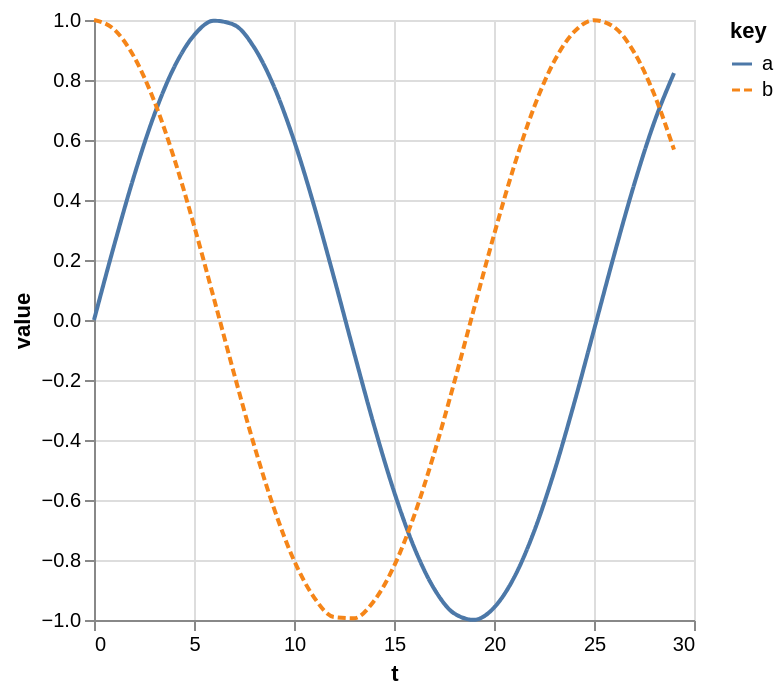

Express this chart as Vega-Lite.
### Vega-Lite specification from a JSON file in a GitHub repository (floating-point values rounded to 4 significant figures)
{"config": {"view": {"continuousWidth": 300, "continuousHeight": 300}}, "data": {"name": "data-c07d8dedcdf6acbedcfd7adcbb756853"}, "mark": {"type": "line", "interpolate": "monotone"}, "encoding": {"color": {"field": "key", "type": "nominal"}, "strokeDash": {"field": "key", "type": "nominal"}, "x": {"field": "t", "type": "quantitative"}, "y": {"field": "value", "type": "quantitative"}}, "transform": [{"fold": ["a", "b"]}], "$schema": "https://vega.github.io/schema/vega-lite/v5.8.0.json", "datasets": {"data-c07d8dedcdf6acbedcfd7adcbb756853": [{"t": 0, "a": 0.0, "b": 1.0}, {"t": 1, "a": 0.2474, "b": 0.9689}, {"t": 2, "a": 0.4794, "b": 0.8776}, {"t": 3, "a": 0.6816, "b": 0.7317}, {"t": 4, "a": 0.8415, "b": 0.5403}, {"t": 5, "a": 0.949, "b": 0.3153}, {"t": 6, "a": 0.9975, "b": 0.07074}, {"t": 7, "a": 0.984, "b": -0.1782}, {"t": 8, "a": 0.9093, "b": -0.4161}, {"t": 9, "a": 0.7781, "b": -0.6282}, {"t": 10, "a": 0.5985, "b": -0.8011}, {"t": 11, "a": 0.3817, "b": -0.9243}, {"t": 12, "a": 0.1411, "b": -0.99}, {"t": 13, "a": -0.1082, "b": -0.9941}, {"t": 14, "a": -0.3508, "b": -0.9365}, {"t": 15, "a": -0.5716, "b": -0.8206}, {"t": 16, "a": -0.7568, "b": -0.6536}, {"t": 17, "a": -0.895, "b": -0.4461}, {"t": 18, "a": -0.9775, "b": -0.2108}, {"t": 19, "a": -0.9993, "b": 0.0376}, {"t": 20, "a": -0.9589, "b": 0.2837}, {"t": 21, "a": -0.8589, "b": 0.5121}, {"t": 22, "a": -0.7055, "b": 0.7087}, {"t": 23, "a": -0.5083, "b": 0.8612}, {"t": 24, "a": -0.2794, "b": 0.9602}, {"t": 25, "a": -0.03318, "b": 0.9994}, {"t": 26, "a": 0.2151, "b": 0.9766}, {"t": 27, "a": 0.45, "b": 0.893}, {"t": 28, "a": 0.657, "b": 0.7539}, {"t": 29, "a": 0.8231, "b": 0.5679}]}}
